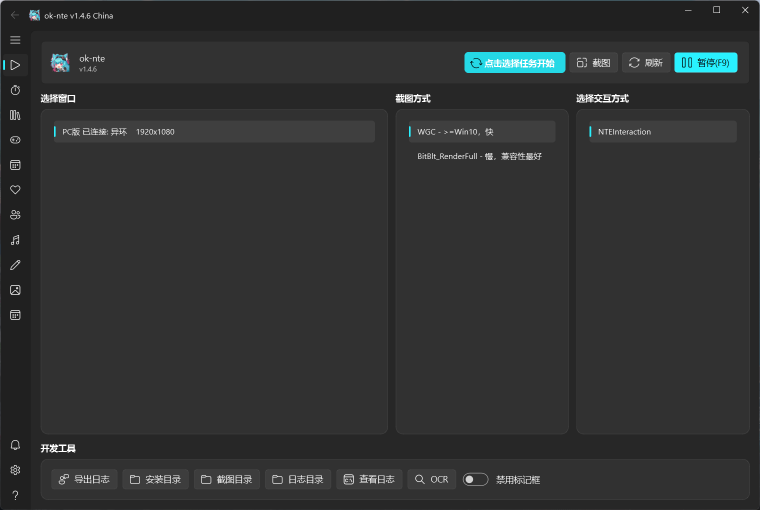
#> input picture probe/nte-page-00.png, 1520 x 1020 px, found by its file name (shown at 1/2 size)
$ python _probe_nte_nav.py
#> lines starting #> are read from the running program, lines starting #| are printed output that depends on the picture; after the words box and inside, x2 and y2 are one past the last pixel; in counts of white or black regions, pixels touching at a corner belong together
# -*- coding: utf-8 -*-
"""探测：ok-nte 顶部导航组的选中态（青色高亮）与结构。

背景：ok-nte 侧栏分两组 —— 上组是**页面导航图标**（☰/▶/⏱/▤/🎮），
下组是**任务菜单列表**。FRAMEWORK §0.1.2 记 ok-nte 的按钮高亮色是**青**
（B/G>150 且 R<130），ok-ww 是白。本脚本验证该色判据在真实帧上成立，
并定位「任务页」那个被选中的导航项。

用法：
    python -X utf8 probe/_probe_nte_nav.py [帧路径]
"""
import sys
from pathlib import Path

sys.path.insert(0, str(Path(__file__).resolve().parent.parent))

import numpy as np
from PIL import Image

FRAME = sys.argv[1] if len(sys.argv) > 1 else r"logs\shots\nte-page-00.png"


def runs_of(mask_1d, offset=0):
    out, y = [], 0
    n = len(mask_1d)
    while y < n:
        if mask_1d[y]:
            y0 = y
            while y < n and mask_1d[y]:
                y += 1
            out.append((y0 + offset, y - 1 + offset))
        else:
            y += 1
    return out


def main():
    im = np.asarray(Image.open(FRAME).convert("RGB"))
#> im is the input picture: shape (1020, 1520, 3); mean R, G, B 48.4, 49.9, 50.1
    h, w, _ = im.shape
#> h = 1020; w = 1520
    print(f"帧 {w} x {h}  ({FRAME})")
#| 帧 1520 x 1020  (logs\shots\nte-page-00.png)

    print("\n=== 顶部区域 x=0..75, y=40..200 的青色像素（选中态）===")
    sub = im[40:200, 0:75].astype(int)
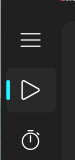
#> sub: shape (160, 75, 3) int64; mean R, G, B 40.4, 41.8, 42
    R, G, B = sub[:, :, 0], sub[:, :, 1], sub[:, :, 2]
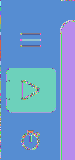
#> R: shape (160, 75) int64; 179 distinct labels, from 26 to 255; one colour per label, 0 black
#> G: shape (160, 75) int64; 171 distinct labels, from 26 to 255
#> B: shape (160, 75) int64; 164 distinct labels, from 26 to 255
    cyan = (G > 150) & (B > 150) & (R < 130)
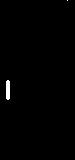
#> cyan: shape (160, 75) bool; 0.64% white; 2 white regions (1 under 20 px), largest, box (x1, y1, x2, y2) and area: (6, 80, 10, 100) 76
    ys, xs = np.where(cyan)
#> ys = 77 values from 0 to 99; xs = 77 values, max 67 at index 0, min 6 at index 3, mean 8.27
    if len(ys):
        print(f"  青色像素 {len(ys)} 个")
#|   青色像素 77 个
        print(f"  y 范围 {ys.min()+40}..{ys.max()+40}  中心 {ys.mean()+40:.1f}")
#|   y 范围 40..139  中心 128.3
        print(f"  x 范围 {xs.min()}..{xs.max()}")
#|   x 范围 6..67
    else:
        print("  未发现青色像素")

    print("\n=== 图标列 x=0..70 逐行亮像素（thr=110）→ 簇 ===")
    band = im[:, 0:70].mean(axis=2)
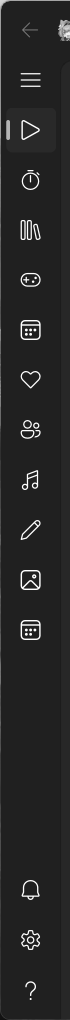
#> band: shape (1020, 70) float64; min 16.33, max 255, mean 39.3
    spark = (band > 110).sum(axis=1) >= 2
    for a, b in runs_of(spark[:700]):
#> in runs_of, `out, y = [], 0`: y = 0
#> in runs_of, `n = len(mask_1d)`: n = 700
        print(f"  y={a:4d}..{b:4d}  高={b-a+1:3d}  中心={(a+b)/2:6.1f}")
#> this loop made 18 passes
#|   y=   0..   7  高=  8  中心=   3.5
#|   y=  20..  40  高= 21  中心=  30.0
#|   y=  73..  74  高=  2  中心=  73.5
#|   y=  79..  80  高=  2  中心=  79.5
#|   y=  85..  86  高=  2  中心=  85.5
#|   y= 120.. 139  高= 20  中心= 129.5
#|   y= 170.. 170  高=  1  中心= 170.0
#|   y= 172.. 189  高= 18  中心= 180.5
#> (further printed lines are left out)

    print("\n=== 同样的簇，但用青色掩码（只看选中态）===")
    cy_all = ((im[:, :, 1] > 150) & (im[:, :, 2] > 150)
              & (im[:, :, 0] < 130))
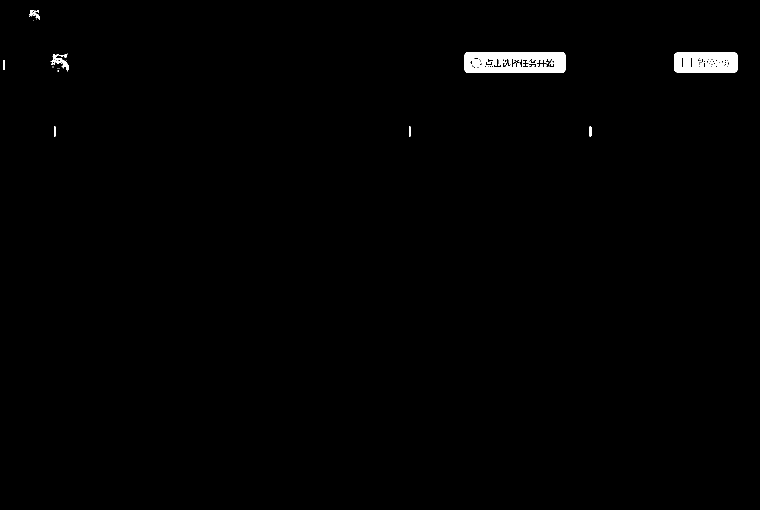
#> cy_all: shape (1020, 1520) bool (shown at 1/2 size); 0.8% white; 36 white regions (23 under 20 px), largest, box (x1, y1, x2, y2) and area: (929, 104, 1131, 146) 6938, (1349, 105, 1475, 145) 4303, (101, 107, 138, 141) 439
    spark2 = cy_all[:, 0:75].sum(axis=1) >= 2
    for a, b in runs_of(spark2[:700]):
        print(f"  y={a:4d}..{b:4d}  高={b-a+1:3d}  中心={(a+b)/2:6.1f}")
#> this loop made 2 passes
#> (a, b) on passes 1 to 2: (20, 35), (120, 139)
#|   y=  20..  35  高= 16  中心=  27.5
#|   y= 120.. 139  高= 20  中心= 129.5


if __name__ == "__main__":
    main()

$ run again, with probe/nte-page-03.png copied over probe/nte-page-00.png
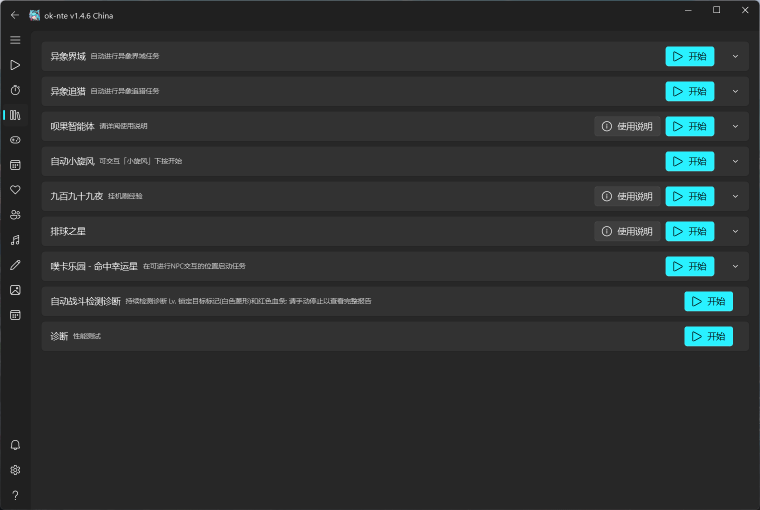
#> input picture probe/nte-page-03.png, 1520 x 1020 px, found by its file name (shown at 1/2 size)
#> in main, im is the input picture: shape (1020, 1520, 3); mean R, G, B 45.3, 49.5, 49.8
#| 帧 1520 x 1020  (logs\shots\nte-page-00.png)
#> R: shape (160, 75) int64; 175 distinct labels, from 26 to 255
#> G: shape (160, 75) int64; 162 distinct labels, from 26 to 255
#> B: shape (160, 75) int64; 162 distinct labels, from 26 to 255
#> in main, `cyan = (G > 150) & (B > 150) & (R < 130)`:
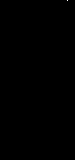
#> cyan: shape (160, 75) bool; 0.01% white in thin lines or dots, all inside (x1, y1, x2, y2) = (67, 0, 68, 1)
#> ys = [0]; xs = [67]
#|   青色像素 1 个
#|   y 范围 40..40  中心 40.0
#|   x 范围 67..67
#> y = 0
#> n = 700
#> the loop in main, `for a, b in runs_of(spark[:700]):` made 18 passes
#> (a, b) on passes 1 to 8: (0, 7), (20, 40), (73, 74), (79, 80), (85, 86), (120, 139), (170, 170), (172, 189)
#> (printed output is left out)
#> in main, `cy_all = ((im[:, :, 1] > 150) & (im[:, :, 2] > 150) & (im[:, :, 0] < 1..`:
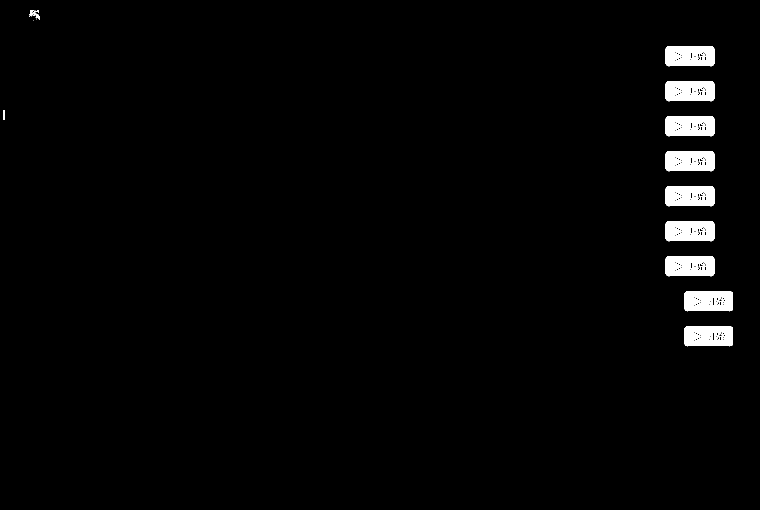
#> cy_all: shape (1020, 1520) bool (shown at 1/2 size); 2% white; 47 white regions (9 under 20 px), largest, box (x1, y1, x2, y2) and area: (1331, 93, 1429, 133) 3282, (1331, 163, 1429, 203) 3282, (1331, 233, 1429, 273) 3282
#> the loop in main, `for a, b in runs_of(spark2[:700]):` made 2 passes
#> (a, b) on passes 1 to 2: (20, 35), (220, 239)
#> (printed output is left out)
